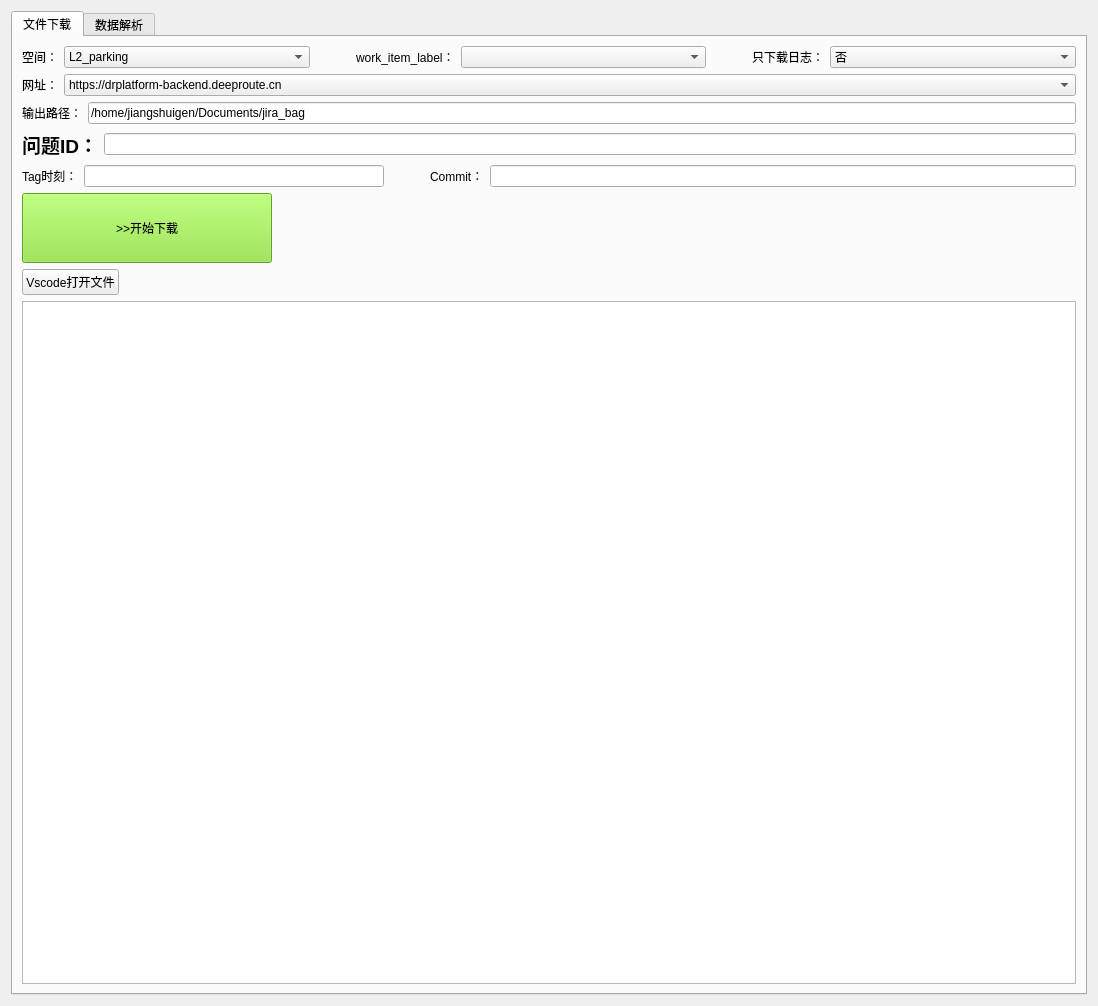
<?xml version="1.0" encoding="UTF-8"?>
<ui version="4.0">
 <class>Form</class>
 <widget class="QWidget" name="Form">
  <property name="geometry">
   <rect>
    <x>0</x>
    <y>0</y>
    <width>1098</width>
    <height>1006</height>
   </rect>
  </property>
  <property name="windowTitle">
   <string>Form</string>
  </property>
  <property name="windowIcon">
   <iconset>
    <normaloff>icon.jpg</normaloff>icon.jpg</iconset>
  </property>
  <layout class="QVBoxLayout" name="verticalLayout">
   <item>
    <widget class="QTabWidget" name="tabWidget">
     <property name="currentIndex">
      <number>0</number>
     </property>
     <widget class="QWidget" name="tab">
      <property name="layoutDirection">
       <enum>Qt::LeftToRight</enum>
      </property>
      <attribute name="title">
       <string>文件下载</string>
      </attribute>
      <layout class="QVBoxLayout" name="verticalLayout_2">
       <item>
        <layout class="QHBoxLayout" name="horizontalLayout_4">
         <item>
          <widget class="QLabel" name="label">
           <property name="text">
            <string>空间：</string>
           </property>
          </widget>
         </item>
         <item>
          <widget class="QComboBox" name="comboBox">
           <property name="sizePolicy">
            <sizepolicy hsizetype="Expanding" vsizetype="Fixed">
             <horstretch>0</horstretch>
             <verstretch>0</verstretch>
            </sizepolicy>
           </property>
           <item>
            <property name="text">
             <string>L2_parking</string>
            </property>
           </item>
           <item>
            <property name="text">
             <string>L2_security</string>
            </property>
           </item>
           <item>
            <property name="text">
             <string>L2_driving</string>
            </property>
           </item>
           <item>
            <property name="text">
             <string>c_01</string>
            </property>
           </item>
           <item>
            <property name="text">
             <string>gl_project</string>
            </property>
           </item>
           <item>
            <property name="text">
             <string>tank</string>
            </property>
           </item>
           <item>
            <property name="text">
             <string>DE09&amp;C01-t</string>
            </property>
           </item>
           <item>
            <property name="text">
             <string>iffcom</string>
            </property>
           </item>
          </widget>
         </item>
         <item>
          <spacer name="horizontalSpacer">
           <property name="orientation">
            <enum>Qt::Horizontal</enum>
           </property>
           <property name="sizeType">
            <enum>QSizePolicy::Maximum</enum>
           </property>
           <property name="sizeHint" stdset="0">
            <size>
             <width>40</width>
             <height>20</height>
            </size>
           </property>
          </spacer>
         </item>
         <item>
          <widget class="QLabel" name="label_2">
           <property name="text">
            <string>work_item_label：</string>
           </property>
          </widget>
         </item>
         <item>
          <widget class="QComboBox" name="comboBox_2">
           <property name="sizePolicy">
            <sizepolicy hsizetype="Expanding" vsizetype="Fixed">
             <horstretch>0</horstretch>
             <verstretch>0</verstretch>
            </sizepolicy>
           </property>
          </widget>
         </item>
         <item>
          <spacer name="horizontalSpacer_2">
           <property name="orientation">
            <enum>Qt::Horizontal</enum>
           </property>
           <property name="sizeType">
            <enum>QSizePolicy::Maximum</enum>
           </property>
           <property name="sizeHint" stdset="0">
            <size>
             <width>40</width>
             <height>20</height>
            </size>
           </property>
          </spacer>
         </item>
         <item>
          <widget class="QLabel" name="label_5">
           <property name="text">
            <string>只下载日志：</string>
           </property>
          </widget>
         </item>
         <item>
          <widget class="QComboBox" name="comboBox_4">
           <property name="sizePolicy">
            <sizepolicy hsizetype="Expanding" vsizetype="Fixed">
             <horstretch>0</horstretch>
             <verstretch>0</verstretch>
            </sizepolicy>
           </property>
           <item>
            <property name="text">
             <string>否</string>
            </property>
           </item>
           <item>
            <property name="text">
             <string>是</string>
            </property>
           </item>
          </widget>
         </item>
        </layout>
       </item>
       <item>
        <layout class="QHBoxLayout" name="horizontalLayout_5">
         <item>
          <layout class="QHBoxLayout" name="horizontalLayout">
           <item>
            <widget class="QLabel" name="label_3">
             <property name="text">
              <string>网址：</string>
             </property>
            </widget>
           </item>
           <item>
            <widget class="QComboBox" name="comboBox_3">
             <property name="sizePolicy">
              <sizepolicy hsizetype="Expanding" vsizetype="Fixed">
               <horstretch>0</horstretch>
               <verstretch>0</verstretch>
              </sizepolicy>
             </property>
             <item>
              <property name="text">
               <string>https://drplatform-backend.deeproute.cn</string>
              </property>
             </item>
             <item>
              <property name="text">
               <string>https://stg-drplatform-backend.deeproute.cn</string>
              </property>
             </item>
            </widget>
           </item>
          </layout>
         </item>
        </layout>
       </item>
       <item>
        <layout class="QHBoxLayout" name="horizontalLayout_2">
         <item>
          <widget class="QLabel" name="label_4">
           <property name="text">
            <string>输出路径：</string>
           </property>
          </widget>
         </item>
         <item>
          <widget class="QLineEdit" name="lineEdit">
           <property name="text">
            <string>/home/jiangshuigen/Documents/jira_bag</string>
           </property>
          </widget>
         </item>
        </layout>
       </item>
       <item>
        <layout class="QHBoxLayout" name="horizontalLayout_3">
         <item>
          <widget class="QLabel" name="label_6">
           <property name="font">
            <font>
             <pointsize>14</pointsize>
             <weight>75</weight>
             <bold>true</bold>
            </font>
           </property>
           <property name="text">
            <string>问题ID：</string>
           </property>
          </widget>
         </item>
         <item>
          <widget class="QLineEdit" name="lineEdit_2">
           <property name="text">
            <string/>
           </property>
          </widget>
         </item>
        </layout>
       </item>
       <item>
        <layout class="QHBoxLayout" name="horizontalLayout_6">
         <item>
          <widget class="QLabel" name="label_7">
           <property name="text">
            <string>Tag时刻：</string>
           </property>
          </widget>
         </item>
         <item>
          <widget class="QLineEdit" name="lineEdit_3">
           <property name="sizePolicy">
            <sizepolicy hsizetype="Fixed" vsizetype="Fixed">
             <horstretch>0</horstretch>
             <verstretch>0</verstretch>
            </sizepolicy>
           </property>
           <property name="minimumSize">
            <size>
             <width>300</width>
             <height>0</height>
            </size>
           </property>
           <property name="text">
            <string/>
           </property>
           <property name="readOnly">
            <bool>true</bool>
           </property>
          </widget>
         </item>
         <item>
          <spacer name="horizontalSpacer_3">
           <property name="orientation">
            <enum>Qt::Horizontal</enum>
           </property>
           <property name="sizeType">
            <enum>QSizePolicy::Maximum</enum>
           </property>
           <property name="sizeHint" stdset="0">
            <size>
             <width>40</width>
             <height>20</height>
            </size>
           </property>
          </spacer>
         </item>
         <item>
          <widget class="QLabel" name="label_8">
           <property name="text">
            <string>Commit：</string>
           </property>
          </widget>
         </item>
         <item>
          <widget class="QLineEdit" name="lineEdit_4">
           <property name="text">
            <string/>
           </property>
           <property name="readOnly">
            <bool>true</bool>
           </property>
          </widget>
         </item>
        </layout>
       </item>
       <item>
        <widget class="QPushButton" name="pushButton">
         <property name="sizePolicy">
          <sizepolicy hsizetype="Fixed" vsizetype="Fixed">
           <horstretch>0</horstretch>
           <verstretch>0</verstretch>
          </sizepolicy>
         </property>
         <property name="minimumSize">
          <size>
           <width>250</width>
           <height>70</height>
          </size>
         </property>
         <property name="styleSheet">
          <string notr="true">background-color: rgb(138, 226, 52);
font: 75 italic 20pt &quot;Ubuntu Condensed&quot;;</string>
         </property>
         <property name="text">
          <string>&gt;&gt;开始下载</string>
         </property>
        </widget>
       </item>
       <item>
        <widget class="QPushButton" name="pushButton_2">
         <property name="sizePolicy">
          <sizepolicy hsizetype="Fixed" vsizetype="Fixed">
           <horstretch>0</horstretch>
           <verstretch>0</verstretch>
          </sizepolicy>
         </property>
         <property name="text">
          <string>Vscode打开文件</string>
         </property>
        </widget>
       </item>
       <item>
        <widget class="QTextEdit" name="textEdit">
         <property name="readOnly">
          <bool>true</bool>
         </property>
        </widget>
       </item>
      </layout>
     </widget>
     <widget class="QWidget" name="tab_2">
      <attribute name="title">
       <string>数据解析</string>
      </attribute>
      <widget class="QPushButton" name="pushButton_3">
       <property name="geometry">
        <rect>
         <x>600</x>
         <y>210</y>
         <width>120</width>
         <height>30</height>
        </rect>
       </property>
       <property name="styleSheet">
        <string notr="true">background-color: rgb(138, 226, 52);</string>
       </property>
       <property name="text">
        <string>&gt;&gt;开始解析</string>
       </property>
      </widget>
      <widget class="QTextEdit" name="textEdit_2">
       <property name="geometry">
        <rect>
         <x>10</x>
         <y>250</y>
         <width>901</width>
         <height>701</height>
        </rect>
       </property>
       <property name="readOnly">
        <bool>true</bool>
       </property>
      </widget>
     </widget>
    </widget>
   </item>
  </layout>
 </widget>
 <resources/>
 <connections/>
</ui>
